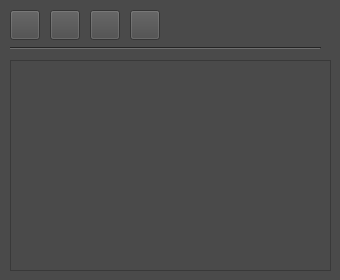
<?xml version="1.0" encoding="UTF-8"?>
<ui version="4.0">
 <class>FileManagerWidget</class>
 <widget class="QWidget" name="FileManagerWidget">
  <property name="geometry">
   <rect>
    <x>0</x>
    <y>0</y>
    <width>340</width>
    <height>280</height>
   </rect>
  </property>
  <property name="minimumSize">
   <size>
    <width>50</width>
    <height>280</height>
   </size>
  </property>
  <property name="palette">
   <palette>
    <active>
     <colorrole role="WindowText">
      <brush brushstyle="SolidPattern">
       <color alpha="255">
        <red>255</red>
        <green>255</green>
        <blue>255</blue>
       </color>
      </brush>
     </colorrole>
     <colorrole role="Button">
      <brush brushstyle="SolidPattern">
       <color alpha="255">
        <red>74</red>
        <green>74</green>
        <blue>74</blue>
       </color>
      </brush>
     </colorrole>
     <colorrole role="Light">
      <brush brushstyle="SolidPattern">
       <color alpha="255">
        <red>111</red>
        <green>111</green>
        <blue>111</blue>
       </color>
      </brush>
     </colorrole>
     <colorrole role="Midlight">
      <brush brushstyle="SolidPattern">
       <color alpha="255">
        <red>92</red>
        <green>92</green>
        <blue>92</blue>
       </color>
      </brush>
     </colorrole>
     <colorrole role="Dark">
      <brush brushstyle="SolidPattern">
       <color alpha="255">
        <red>37</red>
        <green>37</green>
        <blue>37</blue>
       </color>
      </brush>
     </colorrole>
     <colorrole role="Mid">
      <brush brushstyle="SolidPattern">
       <color alpha="255">
        <red>49</red>
        <green>49</green>
        <blue>49</blue>
       </color>
      </brush>
     </colorrole>
     <colorrole role="Text">
      <brush brushstyle="SolidPattern">
       <color alpha="255">
        <red>255</red>
        <green>255</green>
        <blue>255</blue>
       </color>
      </brush>
     </colorrole>
     <colorrole role="BrightText">
      <brush brushstyle="SolidPattern">
       <color alpha="255">
        <red>255</red>
        <green>255</green>
        <blue>255</blue>
       </color>
      </brush>
     </colorrole>
     <colorrole role="ButtonText">
      <brush brushstyle="SolidPattern">
       <color alpha="255">
        <red>255</red>
        <green>255</green>
        <blue>255</blue>
       </color>
      </brush>
     </colorrole>
     <colorrole role="Base">
      <brush brushstyle="SolidPattern">
       <color alpha="255">
        <red>0</red>
        <green>0</green>
        <blue>0</blue>
       </color>
      </brush>
     </colorrole>
     <colorrole role="Window">
      <brush brushstyle="SolidPattern">
       <color alpha="255">
        <red>74</red>
        <green>74</green>
        <blue>74</blue>
       </color>
      </brush>
     </colorrole>
     <colorrole role="Shadow">
      <brush brushstyle="SolidPattern">
       <color alpha="255">
        <red>0</red>
        <green>0</green>
        <blue>0</blue>
       </color>
      </brush>
     </colorrole>
     <colorrole role="AlternateBase">
      <brush brushstyle="SolidPattern">
       <color alpha="255">
        <red>37</red>
        <green>37</green>
        <blue>37</blue>
       </color>
      </brush>
     </colorrole>
     <colorrole role="ToolTipBase">
      <brush brushstyle="SolidPattern">
       <color alpha="255">
        <red>255</red>
        <green>255</green>
        <blue>220</blue>
       </color>
      </brush>
     </colorrole>
     <colorrole role="ToolTipText">
      <brush brushstyle="SolidPattern">
       <color alpha="255">
        <red>0</red>
        <green>0</green>
        <blue>0</blue>
       </color>
      </brush>
     </colorrole>
    </active>
    <inactive>
     <colorrole role="WindowText">
      <brush brushstyle="SolidPattern">
       <color alpha="255">
        <red>255</red>
        <green>255</green>
        <blue>255</blue>
       </color>
      </brush>
     </colorrole>
     <colorrole role="Button">
      <brush brushstyle="SolidPattern">
       <color alpha="255">
        <red>74</red>
        <green>74</green>
        <blue>74</blue>
       </color>
      </brush>
     </colorrole>
     <colorrole role="Light">
      <brush brushstyle="SolidPattern">
       <color alpha="255">
        <red>111</red>
        <green>111</green>
        <blue>111</blue>
       </color>
      </brush>
     </colorrole>
     <colorrole role="Midlight">
      <brush brushstyle="SolidPattern">
       <color alpha="255">
        <red>92</red>
        <green>92</green>
        <blue>92</blue>
       </color>
      </brush>
     </colorrole>
     <colorrole role="Dark">
      <brush brushstyle="SolidPattern">
       <color alpha="255">
        <red>37</red>
        <green>37</green>
        <blue>37</blue>
       </color>
      </brush>
     </colorrole>
     <colorrole role="Mid">
      <brush brushstyle="SolidPattern">
       <color alpha="255">
        <red>49</red>
        <green>49</green>
        <blue>49</blue>
       </color>
      </brush>
     </colorrole>
     <colorrole role="Text">
      <brush brushstyle="SolidPattern">
       <color alpha="255">
        <red>255</red>
        <green>255</green>
        <blue>255</blue>
       </color>
      </brush>
     </colorrole>
     <colorrole role="BrightText">
      <brush brushstyle="SolidPattern">
       <color alpha="255">
        <red>255</red>
        <green>255</green>
        <blue>255</blue>
       </color>
      </brush>
     </colorrole>
     <colorrole role="ButtonText">
      <brush brushstyle="SolidPattern">
       <color alpha="255">
        <red>255</red>
        <green>255</green>
        <blue>255</blue>
       </color>
      </brush>
     </colorrole>
     <colorrole role="Base">
      <brush brushstyle="SolidPattern">
       <color alpha="255">
        <red>0</red>
        <green>0</green>
        <blue>0</blue>
       </color>
      </brush>
     </colorrole>
     <colorrole role="Window">
      <brush brushstyle="SolidPattern">
       <color alpha="255">
        <red>74</red>
        <green>74</green>
        <blue>74</blue>
       </color>
      </brush>
     </colorrole>
     <colorrole role="Shadow">
      <brush brushstyle="SolidPattern">
       <color alpha="255">
        <red>0</red>
        <green>0</green>
        <blue>0</blue>
       </color>
      </brush>
     </colorrole>
     <colorrole role="AlternateBase">
      <brush brushstyle="SolidPattern">
       <color alpha="255">
        <red>37</red>
        <green>37</green>
        <blue>37</blue>
       </color>
      </brush>
     </colorrole>
     <colorrole role="ToolTipBase">
      <brush brushstyle="SolidPattern">
       <color alpha="255">
        <red>255</red>
        <green>255</green>
        <blue>220</blue>
       </color>
      </brush>
     </colorrole>
     <colorrole role="ToolTipText">
      <brush brushstyle="SolidPattern">
       <color alpha="255">
        <red>0</red>
        <green>0</green>
        <blue>0</blue>
       </color>
      </brush>
     </colorrole>
    </inactive>
    <disabled>
     <colorrole role="WindowText">
      <brush brushstyle="SolidPattern">
       <color alpha="255">
        <red>37</red>
        <green>37</green>
        <blue>37</blue>
       </color>
      </brush>
     </colorrole>
     <colorrole role="Button">
      <brush brushstyle="SolidPattern">
       <color alpha="255">
        <red>74</red>
        <green>74</green>
        <blue>74</blue>
       </color>
      </brush>
     </colorrole>
     <colorrole role="Light">
      <brush brushstyle="SolidPattern">
       <color alpha="255">
        <red>111</red>
        <green>111</green>
        <blue>111</blue>
       </color>
      </brush>
     </colorrole>
     <colorrole role="Midlight">
      <brush brushstyle="SolidPattern">
       <color alpha="255">
        <red>92</red>
        <green>92</green>
        <blue>92</blue>
       </color>
      </brush>
     </colorrole>
     <colorrole role="Dark">
      <brush brushstyle="SolidPattern">
       <color alpha="255">
        <red>37</red>
        <green>37</green>
        <blue>37</blue>
       </color>
      </brush>
     </colorrole>
     <colorrole role="Mid">
      <brush brushstyle="SolidPattern">
       <color alpha="255">
        <red>49</red>
        <green>49</green>
        <blue>49</blue>
       </color>
      </brush>
     </colorrole>
     <colorrole role="Text">
      <brush brushstyle="SolidPattern">
       <color alpha="255">
        <red>37</red>
        <green>37</green>
        <blue>37</blue>
       </color>
      </brush>
     </colorrole>
     <colorrole role="BrightText">
      <brush brushstyle="SolidPattern">
       <color alpha="255">
        <red>255</red>
        <green>255</green>
        <blue>255</blue>
       </color>
      </brush>
     </colorrole>
     <colorrole role="ButtonText">
      <brush brushstyle="SolidPattern">
       <color alpha="255">
        <red>37</red>
        <green>37</green>
        <blue>37</blue>
       </color>
      </brush>
     </colorrole>
     <colorrole role="Base">
      <brush brushstyle="SolidPattern">
       <color alpha="255">
        <red>74</red>
        <green>74</green>
        <blue>74</blue>
       </color>
      </brush>
     </colorrole>
     <colorrole role="Window">
      <brush brushstyle="SolidPattern">
       <color alpha="255">
        <red>74</red>
        <green>74</green>
        <blue>74</blue>
       </color>
      </brush>
     </colorrole>
     <colorrole role="Shadow">
      <brush brushstyle="SolidPattern">
       <color alpha="255">
        <red>0</red>
        <green>0</green>
        <blue>0</blue>
       </color>
      </brush>
     </colorrole>
     <colorrole role="AlternateBase">
      <brush brushstyle="SolidPattern">
       <color alpha="255">
        <red>74</red>
        <green>74</green>
        <blue>74</blue>
       </color>
      </brush>
     </colorrole>
     <colorrole role="ToolTipBase">
      <brush brushstyle="SolidPattern">
       <color alpha="255">
        <red>255</red>
        <green>255</green>
        <blue>220</blue>
       </color>
      </brush>
     </colorrole>
     <colorrole role="ToolTipText">
      <brush brushstyle="SolidPattern">
       <color alpha="255">
        <red>0</red>
        <green>0</green>
        <blue>0</blue>
       </color>
      </brush>
     </colorrole>
    </disabled>
   </palette>
  </property>
  <property name="windowTitle">
   <string>Form</string>
  </property>
  <property name="autoFillBackground">
   <bool>true</bool>
  </property>
  <widget class="QPushButton" name="addAudio">
   <property name="geometry">
    <rect>
     <x>10</x>
     <y>10</y>
     <width>30</width>
     <height>30</height>
    </rect>
   </property>
   <property name="minimumSize">
    <size>
     <width>30</width>
     <height>30</height>
    </size>
   </property>
   <property name="maximumSize">
    <size>
     <width>30</width>
     <height>30</height>
    </size>
   </property>
   <property name="cursor">
    <cursorShape>PointingHandCursor</cursorShape>
   </property>
   <property name="toolTip">
    <string>Импорт аудио</string>
   </property>
   <property name="statusTip">
    <string/>
   </property>
   <property name="whatsThis">
    <string/>
   </property>
   <property name="accessibleName">
    <string/>
   </property>
   <property name="accessibleDescription">
    <string/>
   </property>
   <property name="autoFillBackground">
    <bool>true</bool>
   </property>
   <property name="text">
    <string/>
   </property>
  </widget>
  <widget class="QPushButton" name="addVideo">
   <property name="geometry">
    <rect>
     <x>90</x>
     <y>10</y>
     <width>30</width>
     <height>30</height>
    </rect>
   </property>
   <property name="minimumSize">
    <size>
     <width>30</width>
     <height>30</height>
    </size>
   </property>
   <property name="maximumSize">
    <size>
     <width>30</width>
     <height>30</height>
    </size>
   </property>
   <property name="cursor">
    <cursorShape>PointingHandCursor</cursorShape>
   </property>
   <property name="toolTip">
    <string>Импорт видео</string>
   </property>
   <property name="text">
    <string/>
   </property>
  </widget>
  <widget class="QPushButton" name="addImage">
   <property name="geometry">
    <rect>
     <x>50</x>
     <y>10</y>
     <width>30</width>
     <height>30</height>
    </rect>
   </property>
   <property name="minimumSize">
    <size>
     <width>30</width>
     <height>30</height>
    </size>
   </property>
   <property name="maximumSize">
    <size>
     <width>30</width>
     <height>30</height>
    </size>
   </property>
   <property name="cursor">
    <cursorShape>PointingHandCursor</cursorShape>
   </property>
   <property name="toolTip">
    <string>Импорт изображение</string>
   </property>
   <property name="text">
    <string/>
   </property>
  </widget>
  <widget class="Line" name="line">
   <property name="geometry">
    <rect>
     <x>10</x>
     <y>40</y>
     <width>311</width>
     <height>16</height>
    </rect>
   </property>
   <property name="orientation">
    <enum>Qt::Horizontal</enum>
   </property>
  </widget>
  <widget class="QPushButton" name="record">
   <property name="geometry">
    <rect>
     <x>130</x>
     <y>10</y>
     <width>30</width>
     <height>30</height>
    </rect>
   </property>
   <property name="minimumSize">
    <size>
     <width>30</width>
     <height>30</height>
    </size>
   </property>
   <property name="maximumSize">
    <size>
     <width>30</width>
     <height>30</height>
    </size>
   </property>
   <property name="cursor">
    <cursorShape>PointingHandCursor</cursorShape>
   </property>
   <property name="toolTip">
    <string>Запись аудио</string>
   </property>
   <property name="text">
    <string/>
   </property>
  </widget>
  <widget class="QTableView" name="tableView">
   <property name="geometry">
    <rect>
     <x>10</x>
     <y>60</y>
     <width>321</width>
     <height>211</height>
    </rect>
   </property>
   <property name="sizeIncrement">
    <size>
     <width>0</width>
     <height>0</height>
    </size>
   </property>
   <property name="baseSize">
    <size>
     <width>0</width>
     <height>0</height>
    </size>
   </property>
   <property name="palette">
    <palette>
     <active>
      <colorrole role="WindowText">
       <brush brushstyle="SolidPattern">
        <color alpha="255">
         <red>255</red>
         <green>255</green>
         <blue>255</blue>
        </color>
       </brush>
      </colorrole>
      <colorrole role="Button">
       <brush brushstyle="SolidPattern">
        <color alpha="255">
         <red>74</red>
         <green>74</green>
         <blue>74</blue>
        </color>
       </brush>
      </colorrole>
      <colorrole role="Light">
       <brush brushstyle="SolidPattern">
        <color alpha="255">
         <red>111</red>
         <green>111</green>
         <blue>111</blue>
        </color>
       </brush>
      </colorrole>
      <colorrole role="Midlight">
       <brush brushstyle="SolidPattern">
        <color alpha="255">
         <red>92</red>
         <green>92</green>
         <blue>92</blue>
        </color>
       </brush>
      </colorrole>
      <colorrole role="Dark">
       <brush brushstyle="SolidPattern">
        <color alpha="255">
         <red>37</red>
         <green>37</green>
         <blue>37</blue>
        </color>
       </brush>
      </colorrole>
      <colorrole role="Mid">
       <brush brushstyle="SolidPattern">
        <color alpha="255">
         <red>49</red>
         <green>49</green>
         <blue>49</blue>
        </color>
       </brush>
      </colorrole>
      <colorrole role="Text">
       <brush brushstyle="SolidPattern">
        <color alpha="255">
         <red>255</red>
         <green>255</green>
         <blue>255</blue>
        </color>
       </brush>
      </colorrole>
      <colorrole role="BrightText">
       <brush brushstyle="SolidPattern">
        <color alpha="255">
         <red>255</red>
         <green>255</green>
         <blue>255</blue>
        </color>
       </brush>
      </colorrole>
      <colorrole role="ButtonText">
       <brush brushstyle="SolidPattern">
        <color alpha="255">
         <red>255</red>
         <green>255</green>
         <blue>255</blue>
        </color>
       </brush>
      </colorrole>
      <colorrole role="Base">
       <brush brushstyle="SolidPattern">
        <color alpha="255">
         <red>74</red>
         <green>74</green>
         <blue>74</blue>
        </color>
       </brush>
      </colorrole>
      <colorrole role="Window">
       <brush brushstyle="SolidPattern">
        <color alpha="255">
         <red>74</red>
         <green>74</green>
         <blue>74</blue>
        </color>
       </brush>
      </colorrole>
      <colorrole role="Shadow">
       <brush brushstyle="SolidPattern">
        <color alpha="255">
         <red>0</red>
         <green>0</green>
         <blue>0</blue>
        </color>
       </brush>
      </colorrole>
      <colorrole role="Highlight">
       <brush brushstyle="SolidPattern">
        <color alpha="255">
         <red>189</red>
         <green>189</green>
         <blue>189</blue>
        </color>
       </brush>
      </colorrole>
      <colorrole role="Link">
       <brush brushstyle="SolidPattern">
        <color alpha="255">
         <red>189</red>
         <green>189</green>
         <blue>189</blue>
        </color>
       </brush>
      </colorrole>
      <colorrole role="AlternateBase">
       <brush brushstyle="SolidPattern">
        <color alpha="255">
         <red>37</red>
         <green>37</green>
         <blue>37</blue>
        </color>
       </brush>
      </colorrole>
      <colorrole role="ToolTipBase">
       <brush brushstyle="SolidPattern">
        <color alpha="255">
         <red>255</red>
         <green>255</green>
         <blue>220</blue>
        </color>
       </brush>
      </colorrole>
      <colorrole role="ToolTipText">
       <brush brushstyle="SolidPattern">
        <color alpha="255">
         <red>0</red>
         <green>0</green>
         <blue>0</blue>
        </color>
       </brush>
      </colorrole>
     </active>
     <inactive>
      <colorrole role="WindowText">
       <brush brushstyle="SolidPattern">
        <color alpha="255">
         <red>255</red>
         <green>255</green>
         <blue>255</blue>
        </color>
       </brush>
      </colorrole>
      <colorrole role="Button">
       <brush brushstyle="SolidPattern">
        <color alpha="255">
         <red>74</red>
         <green>74</green>
         <blue>74</blue>
        </color>
       </brush>
      </colorrole>
      <colorrole role="Light">
       <brush brushstyle="SolidPattern">
        <color alpha="255">
         <red>111</red>
         <green>111</green>
         <blue>111</blue>
        </color>
       </brush>
      </colorrole>
      <colorrole role="Midlight">
       <brush brushstyle="SolidPattern">
        <color alpha="255">
         <red>92</red>
         <green>92</green>
         <blue>92</blue>
        </color>
       </brush>
      </colorrole>
      <colorrole role="Dark">
       <brush brushstyle="SolidPattern">
        <color alpha="255">
         <red>37</red>
         <green>37</green>
         <blue>37</blue>
        </color>
       </brush>
      </colorrole>
      <colorrole role="Mid">
       <brush brushstyle="SolidPattern">
        <color alpha="255">
         <red>49</red>
         <green>49</green>
         <blue>49</blue>
        </color>
       </brush>
      </colorrole>
      <colorrole role="Text">
       <brush brushstyle="SolidPattern">
        <color alpha="255">
         <red>255</red>
         <green>255</green>
         <blue>255</blue>
        </color>
       </brush>
      </colorrole>
      <colorrole role="BrightText">
       <brush brushstyle="SolidPattern">
        <color alpha="255">
         <red>255</red>
         <green>255</green>
         <blue>255</blue>
        </color>
       </brush>
      </colorrole>
      <colorrole role="ButtonText">
       <brush brushstyle="SolidPattern">
        <color alpha="255">
         <red>255</red>
         <green>255</green>
         <blue>255</blue>
        </color>
       </brush>
      </colorrole>
      <colorrole role="Base">
       <brush brushstyle="SolidPattern">
        <color alpha="255">
         <red>74</red>
         <green>74</green>
         <blue>74</blue>
        </color>
       </brush>
      </colorrole>
      <colorrole role="Window">
       <brush brushstyle="SolidPattern">
        <color alpha="255">
         <red>74</red>
         <green>74</green>
         <blue>74</blue>
        </color>
       </brush>
      </colorrole>
      <colorrole role="Shadow">
       <brush brushstyle="SolidPattern">
        <color alpha="255">
         <red>0</red>
         <green>0</green>
         <blue>0</blue>
        </color>
       </brush>
      </colorrole>
      <colorrole role="Highlight">
       <brush brushstyle="SolidPattern">
        <color alpha="255">
         <red>189</red>
         <green>189</green>
         <blue>189</blue>
        </color>
       </brush>
      </colorrole>
      <colorrole role="Link">
       <brush brushstyle="SolidPattern">
        <color alpha="255">
         <red>189</red>
         <green>189</green>
         <blue>189</blue>
        </color>
       </brush>
      </colorrole>
      <colorrole role="AlternateBase">
       <brush brushstyle="SolidPattern">
        <color alpha="255">
         <red>37</red>
         <green>37</green>
         <blue>37</blue>
        </color>
       </brush>
      </colorrole>
      <colorrole role="ToolTipBase">
       <brush brushstyle="SolidPattern">
        <color alpha="255">
         <red>255</red>
         <green>255</green>
         <blue>220</blue>
        </color>
       </brush>
      </colorrole>
      <colorrole role="ToolTipText">
       <brush brushstyle="SolidPattern">
        <color alpha="255">
         <red>0</red>
         <green>0</green>
         <blue>0</blue>
        </color>
       </brush>
      </colorrole>
     </inactive>
     <disabled>
      <colorrole role="WindowText">
       <brush brushstyle="SolidPattern">
        <color alpha="255">
         <red>37</red>
         <green>37</green>
         <blue>37</blue>
        </color>
       </brush>
      </colorrole>
      <colorrole role="Button">
       <brush brushstyle="SolidPattern">
        <color alpha="255">
         <red>74</red>
         <green>74</green>
         <blue>74</blue>
        </color>
       </brush>
      </colorrole>
      <colorrole role="Light">
       <brush brushstyle="SolidPattern">
        <color alpha="255">
         <red>111</red>
         <green>111</green>
         <blue>111</blue>
        </color>
       </brush>
      </colorrole>
      <colorrole role="Midlight">
       <brush brushstyle="SolidPattern">
        <color alpha="255">
         <red>92</red>
         <green>92</green>
         <blue>92</blue>
        </color>
       </brush>
      </colorrole>
      <colorrole role="Dark">
       <brush brushstyle="SolidPattern">
        <color alpha="255">
         <red>37</red>
         <green>37</green>
         <blue>37</blue>
        </color>
       </brush>
      </colorrole>
      <colorrole role="Mid">
       <brush brushstyle="SolidPattern">
        <color alpha="255">
         <red>49</red>
         <green>49</green>
         <blue>49</blue>
        </color>
       </brush>
      </colorrole>
      <colorrole role="Text">
       <brush brushstyle="SolidPattern">
        <color alpha="255">
         <red>37</red>
         <green>37</green>
         <blue>37</blue>
        </color>
       </brush>
      </colorrole>
      <colorrole role="BrightText">
       <brush brushstyle="SolidPattern">
        <color alpha="255">
         <red>255</red>
         <green>255</green>
         <blue>255</blue>
        </color>
       </brush>
      </colorrole>
      <colorrole role="ButtonText">
       <brush brushstyle="SolidPattern">
        <color alpha="255">
         <red>37</red>
         <green>37</green>
         <blue>37</blue>
        </color>
       </brush>
      </colorrole>
      <colorrole role="Base">
       <brush brushstyle="SolidPattern">
        <color alpha="255">
         <red>74</red>
         <green>74</green>
         <blue>74</blue>
        </color>
       </brush>
      </colorrole>
      <colorrole role="Window">
       <brush brushstyle="SolidPattern">
        <color alpha="255">
         <red>74</red>
         <green>74</green>
         <blue>74</blue>
        </color>
       </brush>
      </colorrole>
      <colorrole role="Shadow">
       <brush brushstyle="SolidPattern">
        <color alpha="255">
         <red>0</red>
         <green>0</green>
         <blue>0</blue>
        </color>
       </brush>
      </colorrole>
      <colorrole role="Highlight">
       <brush brushstyle="SolidPattern">
        <color alpha="255">
         <red>51</red>
         <green>153</green>
         <blue>255</blue>
        </color>
       </brush>
      </colorrole>
      <colorrole role="Link">
       <brush brushstyle="SolidPattern">
        <color alpha="255">
         <red>189</red>
         <green>189</green>
         <blue>189</blue>
        </color>
       </brush>
      </colorrole>
      <colorrole role="AlternateBase">
       <brush brushstyle="SolidPattern">
        <color alpha="255">
         <red>74</red>
         <green>74</green>
         <blue>74</blue>
        </color>
       </brush>
      </colorrole>
      <colorrole role="ToolTipBase">
       <brush brushstyle="SolidPattern">
        <color alpha="255">
         <red>255</red>
         <green>255</green>
         <blue>220</blue>
        </color>
       </brush>
      </colorrole>
      <colorrole role="ToolTipText">
       <brush brushstyle="SolidPattern">
        <color alpha="255">
         <red>0</red>
         <green>0</green>
         <blue>0</blue>
        </color>
       </brush>
      </colorrole>
     </disabled>
    </palette>
   </property>
   <property name="lineWidth">
    <number>0</number>
   </property>
   <property name="editTriggers">
    <set>QAbstractItemView::NoEditTriggers</set>
   </property>
   <property name="selectionMode">
    <enum>QAbstractItemView::SingleSelection</enum>
   </property>
   <property name="showGrid">
    <bool>false</bool>
   </property>
   <property name="gridStyle">
    <enum>Qt::NoPen</enum>
   </property>
   <property name="wordWrap">
    <bool>false</bool>
   </property>
   <property name="cornerButtonEnabled">
    <bool>false</bool>
   </property>
   <attribute name="horizontalHeaderVisible">
    <bool>false</bool>
   </attribute>
   <attribute name="verticalHeaderVisible">
    <bool>false</bool>
   </attribute>
  </widget>
 </widget>
 <resources/>
 <connections/>
</ui>
